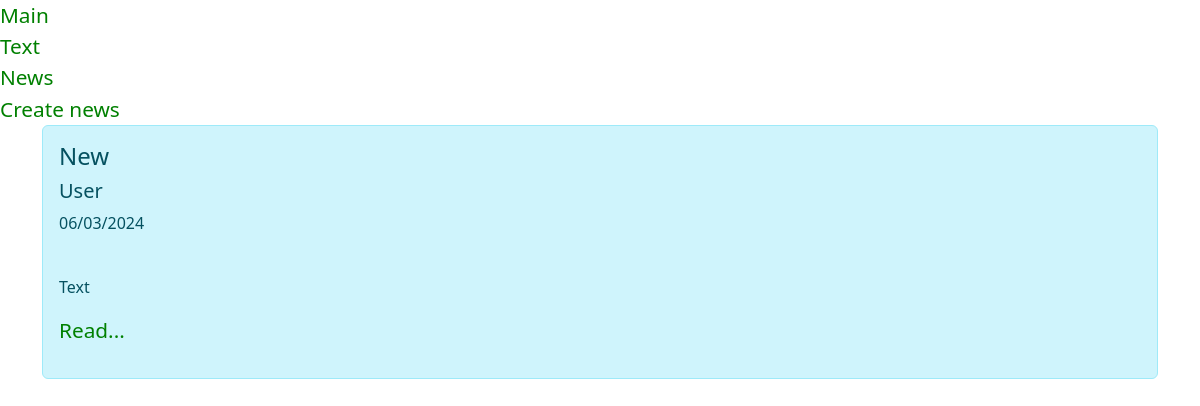
Before: /news/ with the older database file.
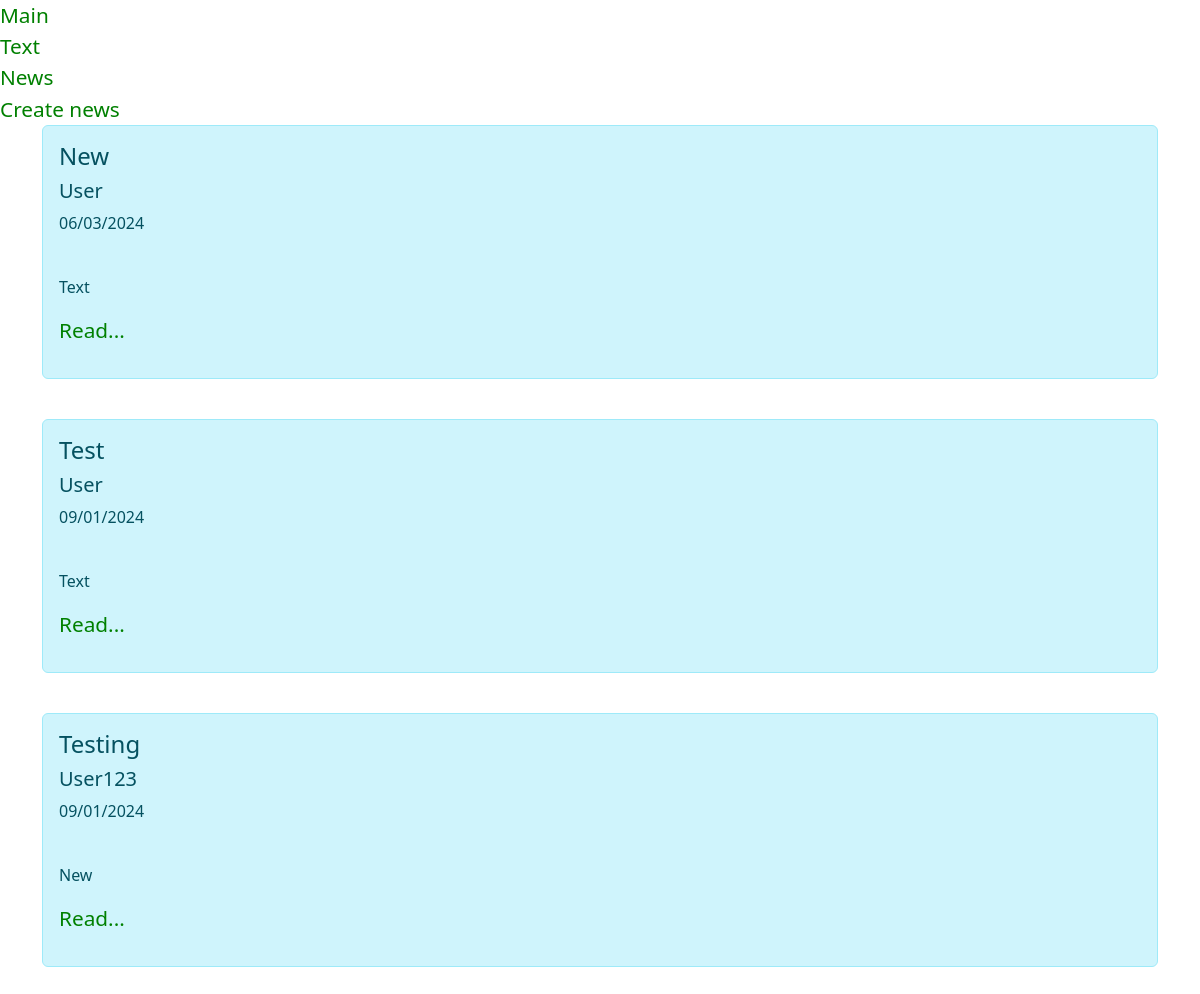
After: the same page with the newer database file.
### news/models.py (models this page shows, shortened)
class Articles(models.Model):
    title = models.CharField('Title', max_length=50)
    author = models.CharField('Author', max_length=50)
    full_text = models.TextField('Article')
    date = models.DateTimeField('Date of publication')
    class Meta:
        verbose_name = "News"
        verbose_name_plural = "News"

### news/views.py (the view)
# urls.py: path('news/', include('news.urls'), name="news"),
def news(request):
    news = models.Articles.objects.order_by("-date")
    return render(request, "news/news.html", {"news": news})

### news/templates/news/news.html (shortened to what this page needs)
{% extends 'main/base.html' %}
{% load static %}
{% block main %}
    <div class="container">
        {% if news %}
            {% for el in news %}
                <div class="alert alert-info">
                    <h4>{{ el.title }}</h4>
                    <h5>{{ el.author }}</h5>
                    <p>{{ el.date | date:"d/m/Y" }}</p>
                    <br>
                    <p>{{ el.full_text }}</p>
                    <p><a href="{% url 'news-detail' el.id %}">Read...</a></p>
                </div>
                <br>
            {% endfor %}
        {% else %}
            <p>No articles</p>
        {% endif %}
    </div>
{% endblock %}

### main/templates/main/base.html (shortened to what this page needs)
{% load static %}
<!DOCTYPE html>
<html lang="en">
<head>
    <link rel="stylesheet" href="https://cdn.jsdelivr.net/npm/bootstrap@5.3.2/dist/css/bootstrap.min.css">
    <link rel="stylesheet" href="{% static 'main/css/style.css' %}">
</head>
<body>
    {% include 'main/nav.html' %}
    {% block main %}{% endblock %}
</body>
</html>

### main/templates/main/nav.html
<div class="navigation">
    <a href="{% url 'main' %}">Main</a>
    <br>
    <a href="{% url 'text' %}">Text</a>
    <br>
    <a href="{% url 'news' %}">News</a>
    <br>
    <a href="{% url 'create_news' %}">Create news</a>
</div>

### main/static/main/css/style.css (style rules this page uses)
a { text-decoration: none; color: green; font-size: 1.3em; }

Changed rows visible on the page:
added Articles: title "Test", author "User", date "09/01/2024", full_text "Text"
added Articles: title "Testing", author "User123", date "09/01/2024", full_text "New"
